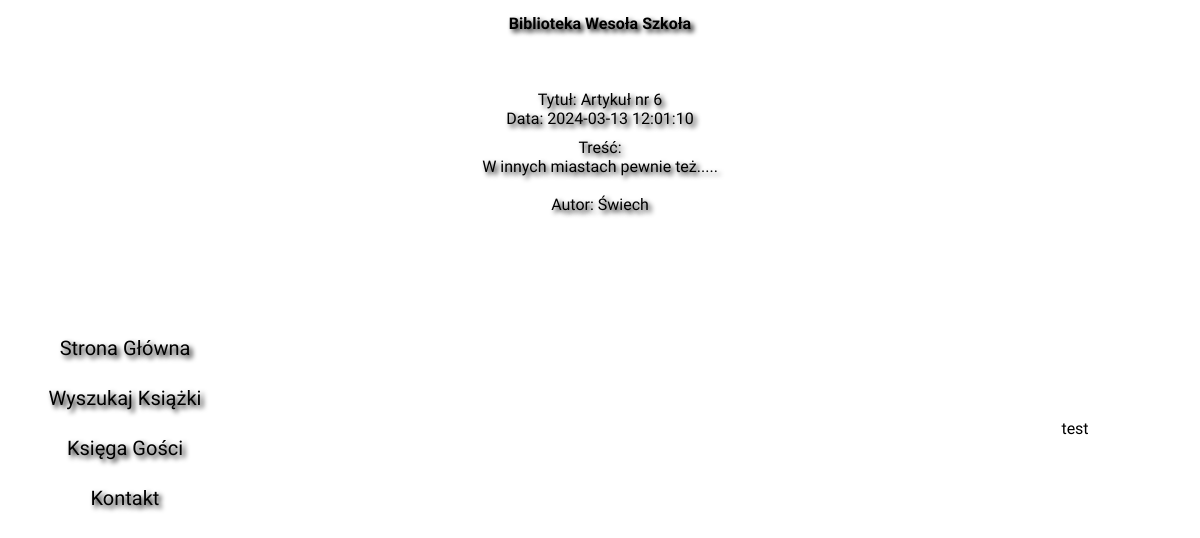
/FO/index.php?id=article&id_article=6, run on the app's committed database.
### tables this page shows
CREATE TABLE `article` (
  `article_id` int(11) NOT NULL,
  `title` varchar(255) NOT NULL,
  `text` longtext NOT NULL,
  `link` longtext NOT NULL,
  `author` varchar(255) NOT NULL,
  `data` datetime NOT NULL
);

### DB/db_connection.php (called while the page is built, shortened)
<?php
class db_connection{
    var $host = "localhost";
    var $dbname = "wiai";
    var $username = "root";
    var $password = "";
    public function databaseConnect(){
        $con = mysqli_connect($this->host, $this->username, $this->password, $this->dbname);
        if(!$con){
            die("Connection failed: " . mysqli_connect_error());
        }
        else{
            $this->connect = $con;
        }
    }
}
?>

### DB/db_article.php (called while the page is built, shortened)
<?php
include('db_connection.php');
class db_article extends db_connection{
    function selectArticleByID($article_id){
        $query = "SELECT * FROM `article` WHERE article_id =".$article_id;
		$data = mysqli_query($this->connect, $query);
		if (mysqli_num_rows($data) > 0) {
            return $data;
        }
    }
}
?>

### FO/article.php (the view, shortened to what this page needs)
<div id="contactInfo" class="contact-container">
<?php
	include('../DB/db_article.php');
	$baza = new db_article();
	$baza->databaseConnect();
	$article_id = $_GET['id_article'];
	$data = $baza->selectArticleByID($article_id);
	while($row = mysqli_fetch_assoc($data))
	{
		echo "<div class='artykul_full'>Tytuł: ".$row['title']."<br>Data: ".$row['data']."<article><p>Treść:</p>".$row['text']."</article><br>Autor: ".$row['author']."</div>";
	}
?>
</div>

### FO/style.css (style rules this page uses)
* { margin: 0px; font-family: 'Playpen Sans', cursive; }
#searchBooks, #searchGuests, #contactInfo, #loginPage { margin-top: 2%; text-align: center; color: #000; text-shadow: 3px 3px 5px #000000; }
article { padding-top: 10px; }
.artykul_full { margin-left: auto; margin-right: auto; padding: 10px; margin-top: 2%; height: auto; border-radius: 20px; width: 80%; color: #000000; background-color: rgba(255, 255, 255, 0.8); }

### data on the page
article: title "Artykuł nr 6", data "2024-03-13 12:01:10", text "W innych miastach pewnie też.....", author "Świech"
